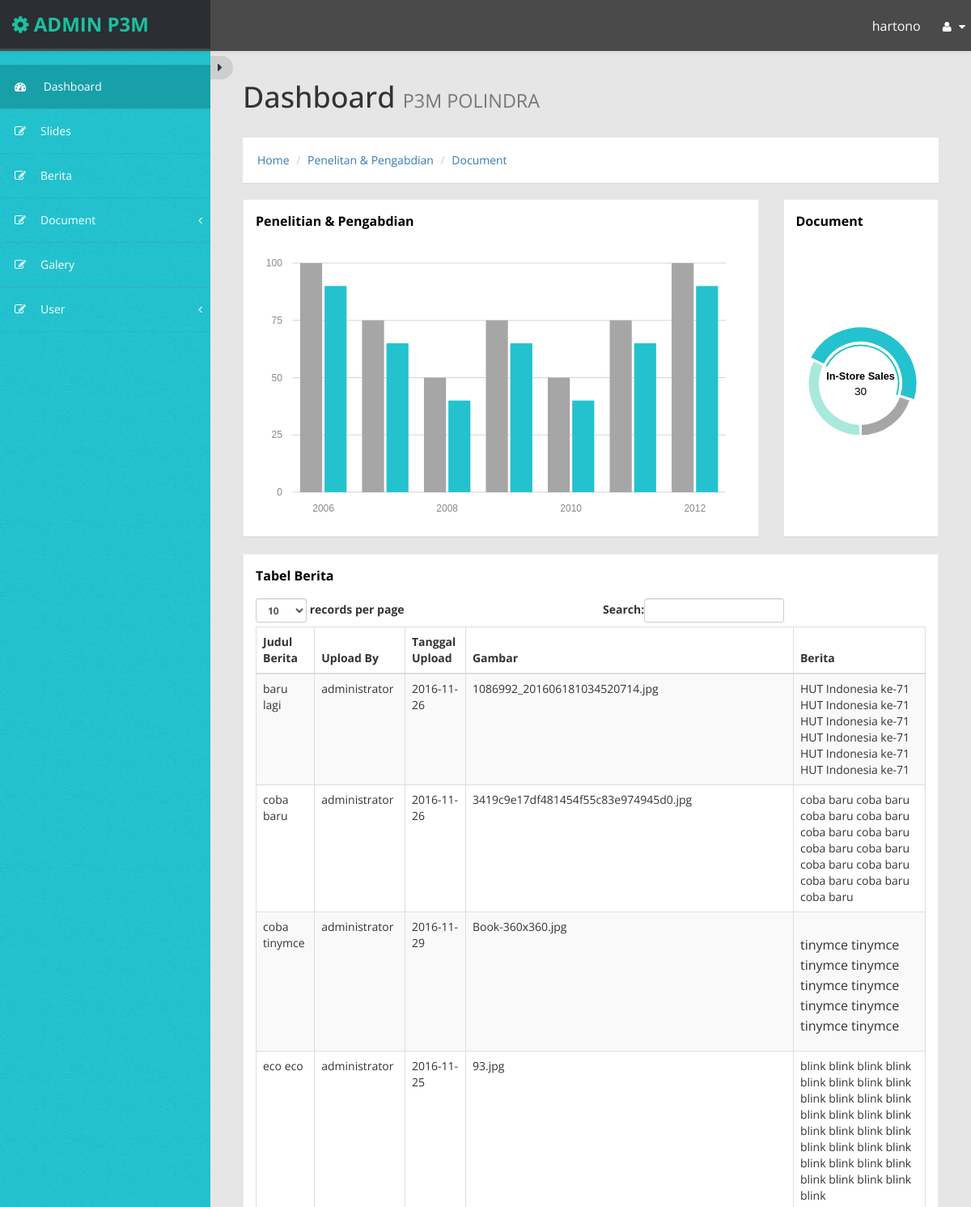
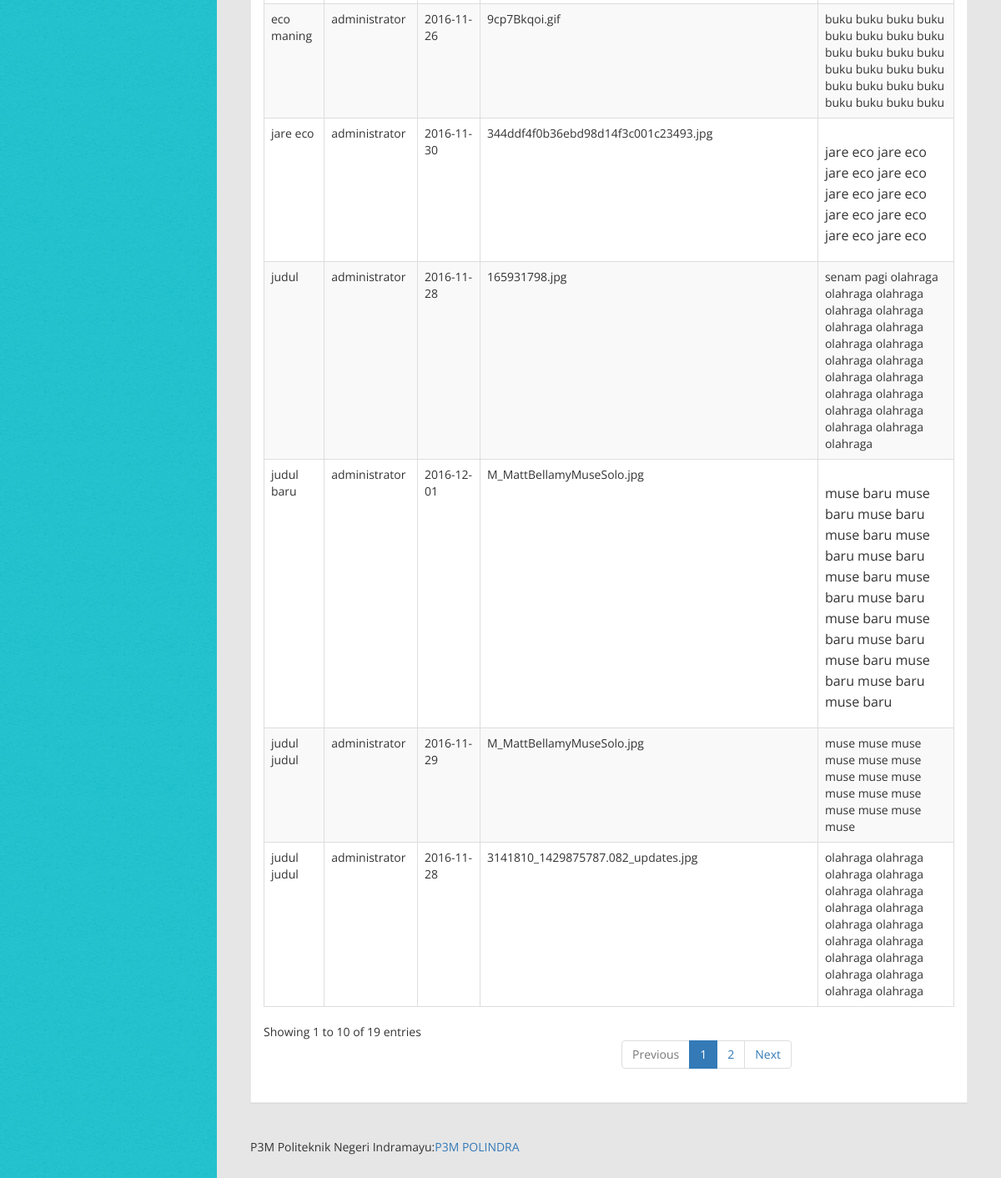
Screenshot of /adminp3mpolindra/index.php (signed in) with the database file from the repository (2 pictures, top to bottom).
### tables this page shows
CREATE TABLE IF NOT EXISTS `berita` (
`id` int(10) NOT NULL,
  `jberita` varchar(255) NOT NULL,
  `upby` varchar(255) NOT NULL,
  `tgl` date NOT NULL,
  `upgam` varchar(255) NOT NULL,
  `cberita` varchar(255) NOT NULL
);

### adminp3mpolindra/index.php (the view, shortened to what this page needs)
<!DOCTYPE html>
<head>
    <link href="assets/css/bootstrap.css" rel="stylesheet" />
    <link href="assets/css/bootstrap-datetimepicker.min.css" rel="stylesheet" media="screen">
    <link href="assets/css/font-awesome.css" rel="stylesheet" />
    <link href="assets/js/morris/morris-0.4.3.min.css" rel="stylesheet" />
    <link href="assets/css/custom-styles.css" rel="stylesheet" />
</head>
<body>
    <div id="wrapper">
        <nav class="navbar navbar-default top-navbar" role="navigation">
            <div class="navbar-header">
                <a class="navbar-brand" href="index.php"><i class="fa fa-gear"></i> <strong>Admin P3M</strong></a>
            </div>
            <ul class="nav navbar-top-links navbar-right">
                <li>
                    <p style="color:#fff"><?php echo $_SESSION['username']; ?></p>
                </li>
                <li class="dropdown">
                    <a class="dropdown-toggle" data-toggle="dropdown" href="#" aria-expanded="false">
                        <i class="fa fa-user fa-fw"></i> <i class="fa fa-caret-down"></i>
                    </a>
                </li>
            </ul>
        </nav>
        <nav class="navbar-default navbar-side" role="navigation">
		<div id="sideNav" href=""><i class="fa fa-caret-right"></i></div>
            <div class="sidebar-collapse">
                <ul class="nav" id="main-menu">
                    <li>
                        <a class="active-menu" href="index.php"><i class="fa fa-dashboard"></i> Dashboard</a>
                    </li>
                    <li>
                        <a href="form/formslides.php"><i class="fa fa-edit"></i>Slides</a>
                    </li>
                    <li>
                        <a href="form/formberita.php"><i class="fa fa-edit"></i>Berita</a>
                    </li>
                   <li>
                        <a href="#"><i class="fa fa-edit"></i>Document<span class="fa arrow"></span></a>
                    </li>
                    <li>
                         <a href="form/formgalery.php"><i class="fa fa-edit"></i>Galery</a>
                    </li>
                    <li>
                        <a href="#"><i class="fa fa-edit"></i>User<span class="fa arrow"></span></a>
                    </li>
                </ul>
            </div>
        </nav>
        <div id="page-wrapper">
            <div id="page-inner">
                <div class="row">
                    <div class="col-md-12">
                        <h1 class="page-header">
                            Dashboard <small>P3M POLINDRA</small>
                        </h1>
						<ol class="breadcrumb">
  <li><a href="index.php">Home</a></li>
  <li><a href="#">Penelitan & Pengabdian</a></li>
  <li><a href="#">Document</a></li>
</ol>
                    </div>
                </div>
                <div class="row">
                    <div class="col-md-9 col-sm-12 col-xs-12">
                        <div class="panel panel-default">
                            <div class="panel-heading">
                                Penelitian & Pengabdian
                            </div>
                            <div class="panel-body">
                                <div id="morris-bar-chart"></div>
                            </div>
                        </div>
                    </div>
                    <div class="col-md-3 col-sm-12 col-xs-12">
                        <div class="panel panel-default">
                            <div class="panel-heading">
                                Document
                            </div>
                            <div class="panel-body">
                                <div id="morris-donut-chart"></div>
                            </div>
                        </div>
                    </div>
                </div>
				<div class="row">
				<div class="col-md-12">
					</div>
				</div>
                <div class="row">
                    <div class="col-md-12 col-sm-12 col-xs-12">
                        <div class="panel panel-default">
                        <div class="panel-heading">
                             Tabel Berita
                        </div>
                        <div class="panel-body">
                            <div class="table-responsive">
                              <table class="table table-striped table-bordered table-hover" id="dataTables-berita">
                                    <thead>
                                        <tr>
                                            <th>Judul Berita</th>
                                            <th>Upload By</th>
                                            <th>Tanggal Upload</th>
                                            <th>Gambar</th>
                                            <th>Berita</th>
                                        </tr>
                                    </thead>
                                    <tbody>
                                        <?php
                                    if(@$_GET['search']=='cari'){
                                        $hasil = mysql_query("SELECT * FROM berita where id like '%$_POST[search]%'");
                                           $no = 1;
                                                while($row=mysql_fetch_array($hasil)) {
                                               echo "
                                                <tr>
                                                    <td>$row[jberita]</td>
                                                    <td>$row[upby]</td>
                                                    <td>$row[tgl]</td>
                                                    <td>$row[upgam]</td>
                                                    <td>$row[cberita]</td>
                                                </tr>";
                                          }
                                        } else {
                                       ?>
                                      <?php
                                        $hasil = mysql_query("SELECT * FROM berita order by id DESC");
                                        while($row=mysql_fetch_array($hasil)) {
                                       echo "
                                         <tr>
                                                    <td>$row[jberita]</td>
                                                    <td>$row[upby]</td>
                                                    <td>$row[tgl]</td>
                                                    <td>$row[upgam]</td>
                                                    <td>$row[cberita]</td>
                                                </tr>";
                                        }
                                        ?>
                                        <?php
                                    }
                                    ?>
                                    </tbody>
                                </table>
                            </div>
                        </div>
                    </div>
                    </div>
                </div>
				<footer><p>P3M Politeknik Negeri Indramayu:<a href="../index.php">P3M POLINDRA</a></p>
				</footer>
            </div>
        </div>
    </div>
</body>
</html>

### adminp3mpolindra/assets/css/custom-styles.css (style rules this page uses)
body { font-family: 'Open Sans', sans-serif; background: #32C2CD url(../img/bg-img.jpg) !important; }
#wrapper { width: 100%; }
#page-wrapper { padding: 15px 15px; min-height: 600px; background: #E6E6E6; }
#page-inner { width:100%; margin:10px 20px 10px 0px; background-color:transparent; padding:10px; min-height:1200px; }
h1, .h1, h2, .h2, h3, .h3 { margin-top: 7px; margin-bottom: -5px; }
p { font-size:16px; line-height:25px; padding-top:20px; }
.navbar-side { z-index: 0; }
.panel { border-radius:0px; }
.navbar-side .nav > li > a > i { color: #FFFFFF; padding: 8px; width: 30px; text-align: center; }
.top-navbar { position: fixed; width: 100%; z-index: 300; -webkit-box-shadow: 0 3px 3px rgba(0, 0, 0, 0.05); -moz-box-shadow: 0 3px 3px rgba(0, 0, 0, 0.05); box-shadow: 0 3px 3px rgba(0, 0, 0, 0.05); }
.navbar-side { z-index: 1; position: fixed; width: 260px; top: 80px; }
#page-wrapper { position: relative; top: 55px; }
.breadcrumb { padding: 18px; margin-bottom: 20px; list-style: none; background-color: #FFFFFF; border-radius: 0; -webkit-box-shadow: 0 1px 1px rgba(0,0,0,.05); box-shadow: 0 1px 1px rgba(0,0,0,.05); }
.page-header { padding-bottom: 9px; margin: 10px 0 20px; border-bottom: 1px solid transparent; text-align: left; }
.panel-default { border-color: #ECECEC; }
.panel-default > .panel-heading { color: #000; border-color: #FFF; font-weight:bold; background: #FFFFFF; font-size: 16px; padding: 15px 15px 0; }
.panel-heading { border-bottom: 1px solid transparent; border-top-left-radius: 3px; border-top-right-radius: 3px; }
footer p { font-size: 14px; }
.top-navbar { margin:0px; }
.top-navbar .navbar-brand { color: #fff; width: 260px; text-align: left; height: 60px; font-size: 24px; font-weight: 700; text-transform: uppercase; line-height: 30px; background: #24383A; }
.top-navbar .nav > li { position: relative; display: inline-block; margin: 0px; padding: 0px; }
.top-navbar .nav > li > a { position: relative; display: block; padding: 20px; color: #FFFFFF; margin: 0px; }
.active-menu { background-color: #18A0A9 !important; color: #fff !important; }
.active-menu i { color: #fff !important; }
.arrow { float: right; margin-top: 8px; }
.fa.arrow:before { content: "\f104"; }
.sidebar-collapse , .sidebar-collapse .nav { background:none; }
.sidebar-collapse .nav { padding:0; }
.sidebar-collapse .nav > li > a { color: #FFFFFF; background:transparent; text-shadow:none; }
.sidebar-collapse > .nav > li > a { padding: 12px 10px; }
.sidebar-collapse > .nav > li { border-bottom: 1px solid rgba(107, 108, 109, 0.19); }
.navbar-side { border:none; background: #32C2CD url(../img/bg-img.jpg) !important; }
.top-navbar { background: #4A4A4A; border-bottom:none; }
.top-navbar .nav > li > a > i { margin-right: 2px; }
.navbar-default { border:0px solid black; }
.navbar-header { background: transparent; }
.nav > li > a > i { margin-right:10px; color: #FFF; }
#sideNav { position: absolute; right: -28px; z-index: 3; background-color: #CFCECE; padding: 3px 9px; top: -11px; color: #283643; cursor:pointer; border-radius: 0 15px 15px 0; width: 28px; font-size: 16px; }
@media (min-width:768px) { #page-wrapper { margin: 0 0 0 260px; padding: 15px 30px; min-height: 1200px; } }
@media (min-width:768px) { .navbar-side { width: 260px; z-index: 1; } }
@media (min-width:768px) { .navbar { border-radius: 0px; } }

### rows the page displays
berita: jberita "judul baru", upby "administrator", tgl "2016-12-01", upgam "M_MattBellamyMuseSolo.jpg", cberita "muse baru muse baru muse baru muse baru muse baru muse baru muse baru muse baru muse baru muse baru muse baru muse baru muse baru muse baru muse baru muse baru"
berita: jberita "jare eco", upby "administrator", tgl "2016-11-30", upgam "344ddf4f0b36ebd98d14f3c001c23493.jpg", cberita "jare eco jare eco jare eco jare eco jare eco jare eco jare eco jare eco jare eco jare eco"
berita: jberita "coba tinymce", upby "administrator", tgl "2016-11-29", upgam "Book-360x360.jpg", cberita "tinymce tinymce tinymce tinymce tinymce tinymce tinymce tinymce tinymce tinymce"
berita: jberita "judul judul", upby "administrator", tgl "2016-11-29", upgam "M_MattBellamyMuseSolo.jpg", cberita "muse muse muse muse muse muse muse muse muse muse muse muse muse muse muse muse"
berita: jberita "judul", upby "administrator", tgl "2016-11-28", upgam "165931798.jpg", cberita "senam pagi olahraga olahraga olahraga olahraga olahraga olahraga olahraga olahraga olahraga olahraga olahraga olahraga olahraga olahraga olahraga olahraga olahraga olahraga olahraga olahraga"
berita: jberita "judul judul", upby "administrator", tgl "2016-11-28", upgam "3141810_1429875787.082_updates.jpg", cberita "olahraga olahraga olahraga olahraga olahraga olahraga olahraga olahraga olahraga olahraga olahraga olahraga olahraga olahraga olahraga olahraga olahraga olahraga"
berita: jberita "baru lagi", upby "administrator", tgl "2016-11-26", upgam "1086992_201606181034520714.jpg", cberita "HUT Indonesia ke-71 HUT Indonesia ke-71 HUT Indonesia ke-71 HUT Indonesia ke-71 HUT Indonesia ke-71 HUT Indonesia ke-71"
berita: jberita "coba baru", upby "administrator", tgl "2016-11-26", upgam "3419c9e17df481454f55c83e974945d0.jpg", cberita "coba baru coba baru coba baru coba baru coba baru coba baru coba baru coba baru coba baru coba baru coba baru coba baru coba baru"
berita: jberita "eco maning", upby "administrator", tgl "2016-11-26", upgam "9cp7Bkqoi.gif", cberita "buku buku buku buku buku buku buku buku buku buku buku buku buku buku buku buku buku buku buku buku buku buku buku buku"
berita: jberita "eco eco", upby "administrator", tgl "2016-11-25", upgam "93.jpg", cberita "blink blink blink blink blink blink blink blink blink blink blink blink blink blink blink blink blink blink blink blink blink blink blink blink blink blink blink blink blink blink blink blink blink"

### other values shown
$_SESSION['username'] "hartono"
